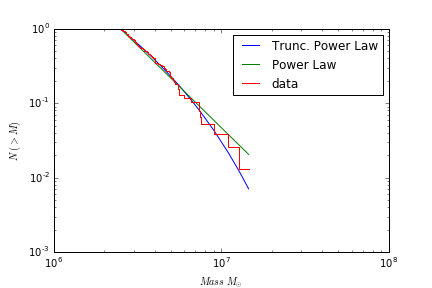

The script that saved this image:

# -*- coding: utf-8 -*-

#import libraries
import astropy
import astropy.table
import numpy as np
from astropy.table import Table
from astropy.table import Column
import matplotlib.pyplot as plt
import powerlaw
from galaxies import Galaxy
import astropy.units as u

mygalaxy=Galaxy("M83")
print(mygalaxy)

t=Table.read('/home/pafreema/Documents/m83.co10_props_cprops.fits')

rgal=mygalaxy.radius(ra=(t['XPOS']), dec=(t['YPOS']))

colrgal=Column(name='RADIUS_PC',data=(rgal))
t.add_column(colrgal)
#print(t)

idxdisk=np.where(t['RADIUS_PC']>1000)
idxmass=np.where((t['MASS_EXTRAP']>2496477.5)&(t['RADIUS_PC']>1000))
massdisk=t['MASS_EXTRAP'][idxdisk].data
massdisk_subset=t['MASS_EXTRAP'][idxmass].data
myfit=powerlaw.Fit(massdisk)
myfit_subset=powerlaw.Fit(massdisk_subset, xmin=2496477.5)

#myfit.plot_ccdf() #look at the data with the fit
print(myfit.alpha) #returns the fitted index
print(myfit_subset.alpha)

R,p=myfit_subset.distribution_compare('power_law', 'truncated_power_law')
print(R,p)

myfit_subset.truncated_power_law.plot_ccdf(label='Trunc. Power Law')
myfit_subset.power_law.plot_ccdf(label='Power Law')
myfit_subset.plot_ccdf(drawstyle='steps', label='data')
plt.xlabel(r'$Mass\ M_{\odot}$')
plt.ylabel(r'$N\ (>M)$')
plt.legend()
plt.savefig('powerlawdisk.png')


